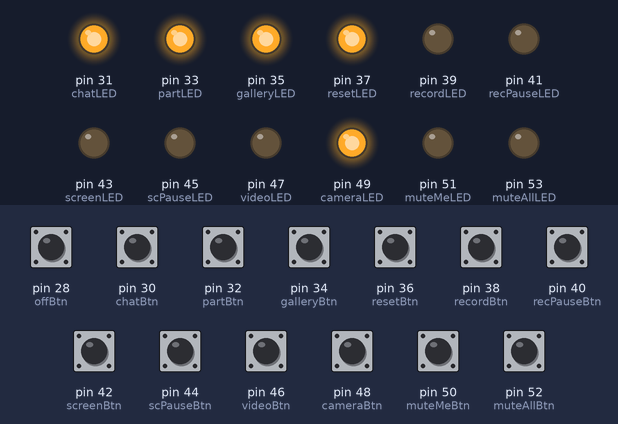
Bench run of a sketch on a simulated Arduino Mega 2560, built with avr-gcc and run on an emulated ATmega2560. Parts: output pins drawn as LEDs (lit = HIGH). Inputs (shaded band) come from the test bench; at power-on: pin 28 (offBtn), pin 30 (chatBtn), pin 32 (partBtn), pin 34 (galleryBtn), pin 36 (resetBtn), pin 38 (recordBtn), pin 40 (recPauseBtn), pin 42 (screenBtn), pin 44 (scPauseBtn), pin 46 (videoBtn), pin 48 (cameraBtn), pin 50 (muteMeBtn), pin 52 (muteAllBtn) LOW. What the sketch prints to the serial monitor is not drawn.

Above: at 1.3 s.
1.4 s: pin 38 (recordBtn) pulled HIGH for 0.15 s
At 1.8 s:
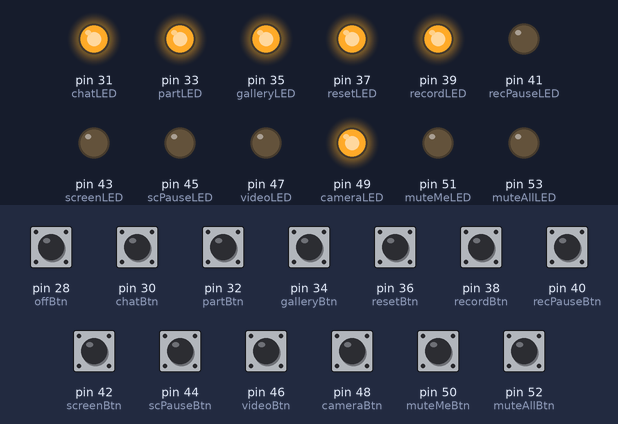
3.4 s: pin 40 (recPauseBtn) pulled HIGH for 0.15 s
At 3.8 s:
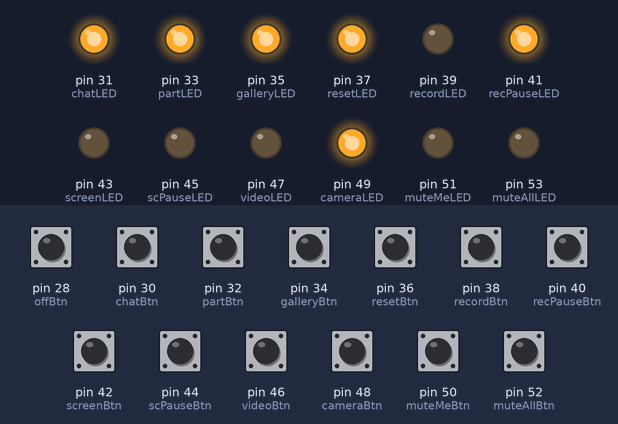
5.4 s: pin 42 (screenBtn) pulled HIGH for 0.15 s
At 5.8 s:
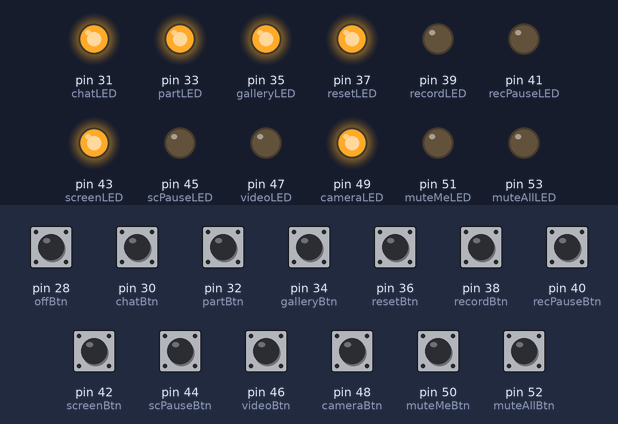
7.4 s: pin 44 (scPauseBtn) pulled HIGH for 0.15 s
At 7.8 s:
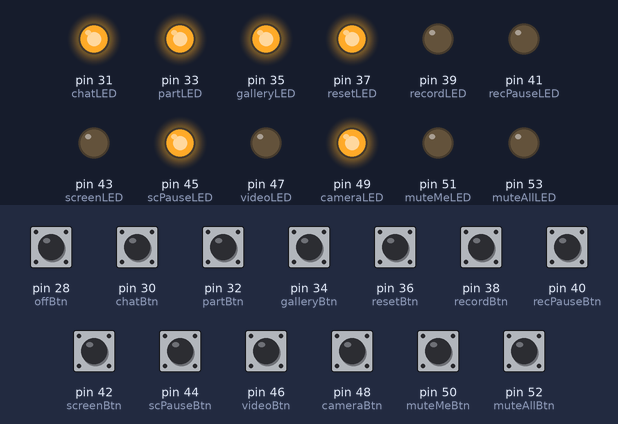
9.4 s: pin 46 (videoBtn) pulled HIGH for 0.15 s
At 9.8 s:
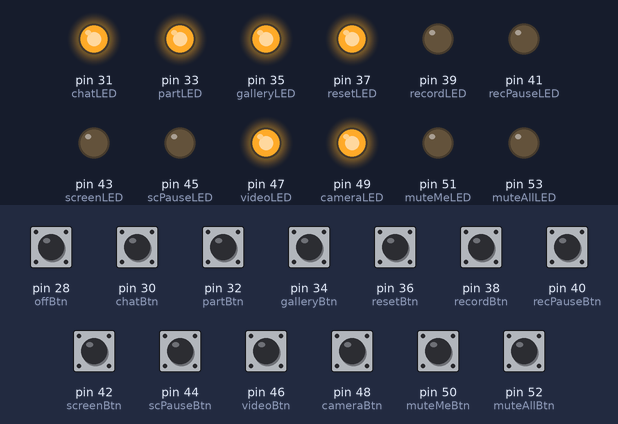
11.4 s: pin 36 (resetBtn) pulled HIGH for 0.15 s
At 12.6 s:
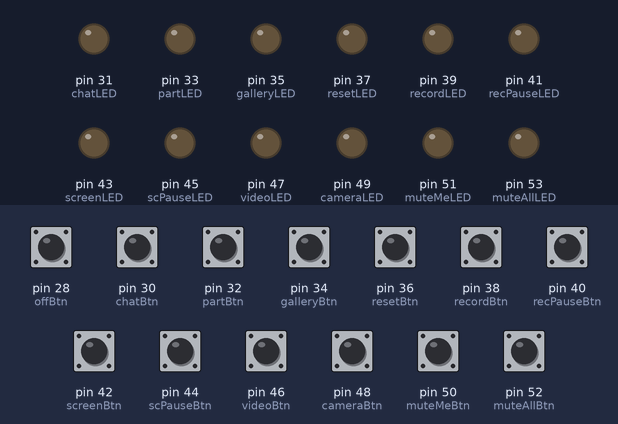
Timing chart, 0 to 14.0 s (numbered marks = the images above; inputs shaded):
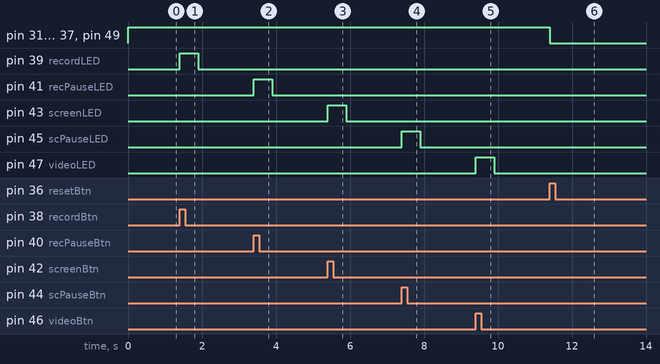

The sketch:

controlBox.ino
```cpp
const int offBtn = 28;
const int chatBtn = 30;
const int partBtn = 32;
const int galleryBtn = 34;
const int resetBtn = 36;
const int recordBtn = 38;
const int recPauseBtn = 40;
const int screenBtn = 42;
const int scPauseBtn = 44;
const int videoBtn = 46;
const int cameraBtn = 48;
const int muteMeBtn = 50;
const int muteAllBtn = 52;

const int chatLED = 31;
const int partLED = 33;
const int galleryLED = 35;
const int resetLED = 37;
const int recordLED = 39;
const int recPauseLED = 41;
const int screenLED = 43;
const int scPauseLED = 45;
const int videoLED = 47;
const int cameraLED = 49;
const int muteMeLED = 51;
const int muteAllLED = 53;

int muteMeState = 0;
int muteAllState = 0;
int videoState = 0;
int camState = 0;
int screenState = 0;
int scPauseState = 0;
int recordState = 0;
int recPauseState = 0;
int galleryState = 0;
int resetState = 0;
int chatState = 0;
int partState = 0;
int offState = 0;
int boxReset = 0;

int lastMuteMe = 0;
int lastMuteAll = 0;
int lastVideo = 0;
int lastScreen = 0;
int lastScPause = 0;
int lastRecord = 0;
int lastRecPause = 0;

String offStr = "";
String muteMeStr = "";
String muteAllStr = "";
String videoStr = "";
String camStr = "";
String screenStr = "";
String scPauseStr = "";
String recStr = "";
String recPauseStr = "";
String galleryStr = "";
String chatStr = "";
String resetStr = "";
String partStr = "";
String newData = "-------------------------------------\n";
String allData = "";

int stateChange = 1;
int firstRun = 1;

int delayTime = 500;
void setup()
{
  // Buttons
  pinMode(offBtn, INPUT);
  pinMode(chatBtn, INPUT);
  pinMode(partBtn, INPUT);
  pinMode(galleryBtn, INPUT);
  pinMode(resetBtn, INPUT);
  pinMode(recordBtn, INPUT);
  pinMode(recPauseBtn, INPUT);
  pinMode(screenBtn, INPUT);
  pinMode(scPauseBtn, INPUT);
  pinMode(videoBtn, INPUT);
  pinMode(cameraBtn, INPUT);
  pinMode(muteMeBtn, INPUT);
  pinMode(muteAllBtn, INPUT);
  // LEDs
  pinMode(chatLED, OUTPUT);
  pinMode(partLED, OUTPUT);
  pinMode(galleryLED, OUTPUT);
  pinMode(resetLED, OUTPUT);
  pinMode(recordLED, OUTPUT);
  pinMode(recPauseLED, OUTPUT);
  pinMode(screenLED, OUTPUT);
  pinMode(scPauseLED, OUTPUT);
  pinMode(videoLED, OUTPUT);
  pinMode(cameraLED, OUTPUT);
  pinMode(muteMeLED, OUTPUT);
  pinMode(muteAllLED, OUTPUT);
  Serial.begin(115200);

}

void loop()
{
  if (firstRun == 1){
    digitalWrite(chatLED, HIGH);
    digitalWrite(partLED, HIGH);
    digitalWrite(galleryLED, HIGH);
    digitalWrite(resetLED, HIGH);
    digitalWrite(cameraLED, HIGH);
    firstRun = 0;
    boxReset = 1;
  }

  // Momentary Buttons
  offState = digitalRead(offBtn);
  camState = digitalRead(cameraBtn);
  galleryState = digitalRead(galleryBtn);
  resetState = digitalRead(resetBtn);
  chatState = digitalRead(chatBtn);
  partState = digitalRead(partBtn);

  if (offState == HIGH){
    stateChange = 1;
    Serial.write('q');
    delay(delayTime);
  }
  if (camState == HIGH){
    stateChange = 1;
    Serial.write('n');
    delay(delayTime);
  }
  if (galleryState == HIGH){
    stateChange = 1;
    Serial.write('g');
    delay(delayTime);
  }
//  if (resetState == HIGH){
//    Serial.write('r');
//    delay(delayTime);
//  }
  if (chatState == HIGH){
    stateChange = 1;
    Serial.write('h');
    delay(delayTime);
  }
  if (partState == HIGH){
    stateChange = 1;
    Serial.write('u');
    delay(delayTime);
  }
  if (resetState == HIGH){
    stateChange = 1;
    if (boxReset == 0){
      digitalWrite(chatLED, HIGH);
      digitalWrite(partLED, HIGH);
      digitalWrite(galleryLED, HIGH);
      digitalWrite(resetLED, HIGH);
      digitalWrite(cameraLED, HIGH);
      boxReset = 1;
    }
    else if (boxReset == 1){
      digitalWrite(chatLED, LOW);
      digitalWrite(partLED, LOW);
      digitalWrite(galleryLED, LOW);
      digitalWrite(resetLED, LOW);
      digitalWrite(cameraLED, LOW);
      boxReset = 0;
    }
//    Serial.write('q');
    delay(delayTime);
  }

  // Latching Buttons
  muteMeState = digitalRead(muteMeBtn);
  if (muteMeBtn == HIGH){
    muteMeState = 1;
  }
  else{
    muteMeState = 0;
  }
  if (muteMeState != lastMuteMe){
    stateChange = 1;
    if (muteMeState == 1)
    {
      digitalWrite(muteMeLED, HIGH);
      lastMuteMe = 1;
      Serial.write('a');
    }
    else if (muteMeState == 0){
      digitalWrite(muteMeLED, LOW);
      lastMuteMe = 0;
      Serial.write('a');
    }
  }

  muteAllState = digitalRead(muteAllBtn);
  if (muteAllState != lastMuteAll){
    stateChange = 1;
    if (muteAllState == HIGH)
    {
      digitalWrite(muteAllLED, HIGH);
      lastMuteAll = 1;
      Serial.write('m');
//      Serial.write('a');
    }
    else{
      digitalWrite(muteAllLED, LOW);
      lastMuteAll = 0;
      Serial.write('m');
//      Serial.write('a');
    }
  }


  videoState = digitalRead(videoBtn);
  if (videoState != lastVideo){
    stateChange = 1;
    if (videoState == HIGH)
    {
      digitalWrite(videoLED, HIGH);
      lastVideo = 1;
      Serial.write('v');
    }
    else{
      digitalWrite(videoLED, LOW);
      lastVideo = 0;
      Serial.write('v');
    }
  }


  screenState = digitalRead(screenBtn);
  if (screenState != lastScreen){
    stateChange = 1;
    if (screenState == HIGH)
    {
      digitalWrite(screenLED, HIGH);
      lastScreen = HIGH;
      Serial.write('s');
    }
    else{
      digitalWrite(screenLED, LOW);
      lastScreen = 0;
      Serial.write('s');
    }
  }


  scPauseState = digitalRead(scPauseBtn);
  if (scPauseState != lastScPause){
    stateChange = 1;
    if (scPauseState == HIGH)
    {
      digitalWrite(scPauseLED, HIGH);
      lastScPause = 1;
      Serial.write('t');
    }
    else if (scPauseState == LOW){
      digitalWrite(scPauseLED, LOW);
      lastScPause = 0;
      Serial.write('t');
    }
  }

  recordState = digitalRead(recordBtn);
  if (recordState != lastRecord){
    stateChange = 1;
    if (recordState == HIGH)
    {
      digitalWrite(recordLED, HIGH);
      lastRecord = 1;
      Serial.write('c');
    }
    else{
      digitalWrite(recordLED, LOW);
      lastRecord = 0;
      Serial.write('c');
    }
  }

  recPauseState = digitalRead(recPauseBtn);
  if (recPauseState != lastRecPause){
    stateChange = 1;
    if (recPauseState == HIGH)
    {
      digitalWrite(recPauseLED, HIGH);
      lastRecPause = 1;
      Serial.write('p');
    }
    else{
      digitalWrite(recPauseLED, LOW);
      lastRecPause = 0;
      Serial.write('p');
    }
  }

  if (stateChange == 1){
    offStr = "OFF = " + String(offState) + "\n";
    muteMeStr = "MUTEME = " + String(muteMeState) + "\n";
    muteAllStr = "MUTEALL = " + String(muteAllState) + "\n";
    videoStr = "VIDEO = " + String(videoState) + "\n";
    camStr = "CAMERA = " + String(camState) + "\n";
    screenStr = "SCREEN = " + String(screenState) + "\n";
    scPauseStr = "SCPAUSE = " + String(scPauseState) + "\n";
    recStr = "RECORD = " + String(recordState) + "\n";
    recPauseStr = "RECPAUSE = " + String(recPauseState) + "\n";
    galleryStr = "GALLERY = " + String(galleryState) + "\n";
    chatStr = "CHAT = " + String(chatState) + "\n";
    resetStr = "RESET = " + String(resetState) + "\n";
    partStr = "PART = " + String(partState) + "\n";
    allData = offStr + muteMeStr + muteAllStr + videoStr + camStr + screenStr + scPauseStr + recStr + recPauseStr + galleryStr + chatStr + resetStr + partStr + newData;
//    Serial.print(allData);
    stateChange = 0;
    delay(delayTime);
  }


}
```

Measured:
- after the input at 1.4 s, pin 39 (recordLED): LOW → HIGH at once, → LOW 0.50 s later
- after the input at 3.4 s, pin 41 (recPauseLED): LOW → HIGH at once, → LOW 0.50 s later
- after the input at 5.4 s, pin 43 (screenLED): LOW → HIGH at once, → LOW 0.50 s later
- after the input at 7.4 s, pin 45 (scPauseLED): LOW → HIGH at once, → LOW 0.50 s later
- after the input at 9.4 s, pin 47 (videoLED): LOW → HIGH at once, → LOW 0.50 s later
- after the input at 11.4 s, pin 31 (chatLED), pin 33 (partLED), pin 35 (galleryLED), pin 37 (resetLED), pin 49 (cameraLED): HIGH → LOW at once
